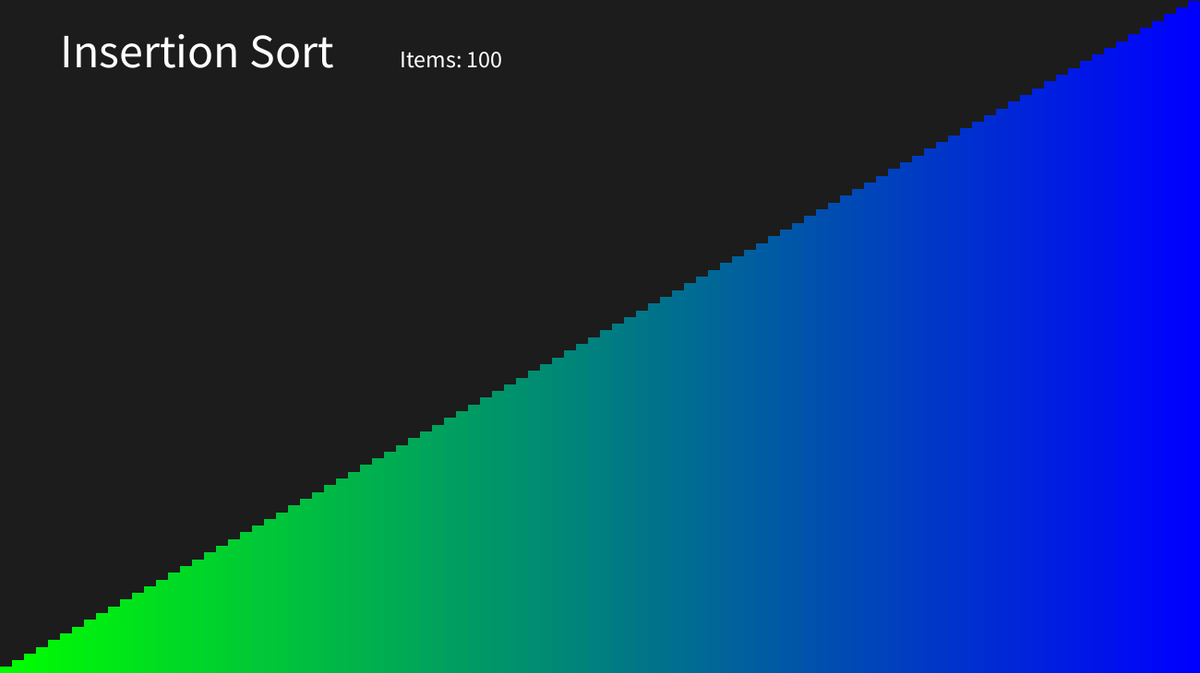
Frame 1 (no input)
Frame 60 (the mouse pressed at the canvas centre just before this capture): identical to frame 1, image omitted
Frame 120 (the mouse held since frame 60 and released just before this capture): identical to frame 1, image omitted

The Processing sketch that drew this single still picture (run headless with seeded random() and noise(); from frame 60 on, the mouse is pressed at the canvas centre):

// Processing sketch: visualizeSortImproved
// ── visualizeSortImproved.pde
int items = 100;
int[] numbers;
boolean shuffling = false;
boolean shuffled = false;
boolean sort = false;
boolean nestedDelay = false;
int algorithm = 1;
int delayTime = 10;

void setup()
{
  size(1300, 730);
  numbers = new int[items];
  initNumbers();
}

void initNumbers()
{
  for(int i = 0; i < numbers.length; i++)
  {
    numbers[i] = (i*height)/items + height/items;
  }
}

void displayGraph()
{
  float w = (float)width/items;
  push();
  for(int i = 0; i < numbers.length; i++)
  {
    float fillColor = map(numbers[i], height/items, (numbers.length-1)*height/items + height/items, 0, 255);
    fill(color(0, 255 - fillColor, fillColor));
    rect(i*w, height - numbers[i], w, numbers[i]);
  }
  pop();
}

void shuffle(int[] array)
{
  for(int i = array.length - 1; i > 0; i--)
  {
    int j = (int)random(array.length-1);
    
    swap(array, i, j);
    delay(delayTime);
  }
  
  shuffling = false;
  shuffled = false;
}

void swap(int[] array, int index1, int index2)
{
  int temp = array[index1];
  array[index1] = array[index2];
  array[index2] = temp;
}

void draw()
{
  background(#1c1c1c);
  fill(255);
  noStroke();
  displayGraph();
  
  if(shuffling && frameCount % 30 == 0)
  {
    if(!shuffled) thread("tShuffle");
  }
  else if(sort && frameCount % 30 == 0)
  {
    thread("tSort");
  }
  
  displayInfo();
}

void displayInfo()
{
  push();
  noStroke();
  fill(255);
  textSize(width/25);
  switch(algorithm)
  {
    case 0: text("Bubble Sort", width/20, height/10); break;
    case 1: text("Insertion Sort", width/20, height/10); break;
  }
  if(sort)
  {
    textSize(width/50);
    text("Sorting...", width/20, height/10 + width/50);
  }
  if(shuffling)
  {
    textSize(width/50);
    text("Shuffling...", width/20, height/10 + width/50);
  }
  if(nestedDelay)
  {
    textSize(width/50);
    text("Nested Delay", width/20, height/10 + 2*width/50);
  }
  textSize(width/50);
  text("Items: " + items, width/3, height/10);
  pop();
}

void tShuffle()
{
  shuffled = true;
  shuffle(numbers);
}

void tSort()
{
  sortingAlgorithm(numbers);
}

void sortingAlgorithm(int[] array)
{
  switch(algorithm)
  {
    case 0: bubblesort(numbers); break;
    case 1: insertionsort(numbers); break;
  }
}

void insertionsort(int[] array)
{
  for(int i = 1; i <= array.length; i++)
  {
    int j = i - 1;
    
    while(j > 0 && array[j - 1] > array[j])
    {
      swap(array, j, j-1);
      j -= 1;
      if(nestedDelay) delay(delayTime);
    }
    if(!nestedDelay) delay(delayTime);
  }
  
  sort = false;
}

void bubblesort(int[] array)
{
  for(int i = 0; i < array.length; i++)
  {
    for(int j = 1; j < array.length-i; j++)
    {
      if(array[j-1] > array[j]) swap(array, j, j-1);
      if(nestedDelay) delay(delayTime);
    }
    if(!nestedDelay) delay(delayTime);
  }
  
  sort = false;
}

void keyPressed()
{
  switch(key)
  {
    case 'r': if(!sort) shuffling = true; break;
    case 's': if(!shuffling) sort = true; break;
    case ' ': if(!sort) algorithm = algorithm == 1 ? 0 : 1; break;
    case 'n': nestedDelay = !nestedDelay; break;
    case 'a': if(!sort && !shuffling) {items = items < width ? items + 10 : items; setup();} break;
    case 'd': if(!sort && !shuffling) {items = items > 10 ? items - 10 : items; setup();} break;
  }
}
